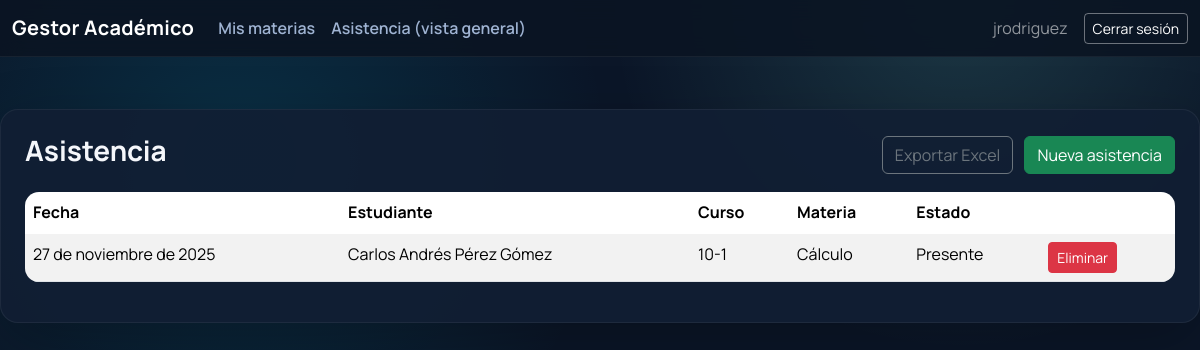
/asistencias/ (signed in), run on the app's committed database.
### academico/models.py (models this page shows, shortened)
class Asistencia(models.Model):
    ESTADO_CHOICES = [
        ("P", "Presente"),
        ("A", "Ausente"),
        ("T", "Tarde"),
        ("J", "Justificado"),
    ]
    estudiante = models.ForeignKey(Estudiante, on_delete=models.CASCADE, related_name="asistencias")
    materia = models.ForeignKey(Materia, on_delete=models.CASCADE, related_name="asistencias")
    fecha = models.DateField()
    estado = models.CharField(max_length=1, choices=ESTADO_CHOICES, default="P")
    class Meta:
        unique_together = ("estudiante", "materia", "fecha")

class Estudiante(models.Model):
    user = models.OneToOneField(User, on_delete=models.CASCADE, related_name="estudiante")
    documento = models.CharField(max_length=20, unique=True)
    fecha_nacimiento = models.DateField(null=True, blank=True)
    telefono = models.CharField(max_length=20, blank=True)
    direccion = models.CharField(max_length=200, blank=True)

class Materia(models.Model):
    nombre = models.CharField(max_length=100)
    codigo = models.CharField(max_length=20, unique=True)
    curso = models.ForeignKey(Curso, on_delete=models.CASCADE, related_name="materias")
    docente = models.ForeignKey(Docente, on_delete=models.SET_NULL, null=True, blank=True, related_name="materias")

class Curso(models.Model):
    nombre = models.CharField(max_length=100)
    codigo = models.CharField(max_length=20, unique=True)
    anio = models.IntegerField()
    activo = models.BooleanField(default=True)

### academico/views.py (the view)
# urls.py: path("asistencias/", views.asistencia_list, name="asistencia_list"),
@rol_requerido("ADMIN", "DOCENTE")
def asistencia_list(request):
    asistencias = Asistencia.objects.select_related("estudiante__user", "materia__curso")
    perfil = request.user.perfil
    if perfil.rol == "DOCENTE":
        docente = get_object_or_404(Docente, user=request.user)
        asistencias = asistencias.filter(materia__docente=docente)
    else:
        asistencias = asistencias.all()
    return render(request, "asistencias/asistencia_list.html", {"asistencias": asistencias})

### academico/context_processors.py (called while the page is built)
def perfil_usuario(request):
    perfil = None
    if request.user.is_authenticated:
        try:
            perfil = request.user.perfil
        except Perfil.DoesNotExist:
            perfil = None
    return {"perfil_usuario": perfil}

### templates/asistencias/asistencia_list.html (shortened to what this page needs)
{% extends "base.html" %}
{% block content %}
<div class="d-flex justify-content-between align-items-center mb-3">
    <h3>Asistencia</h3>
    <div>
        <a href="{% url 'asistencia_excel' %}" class="btn btn-outline-secondary me-2">Exportar Excel</a>
        <a href="{% url 'asistencia_create' %}" class="btn btn-success">Nueva asistencia</a>
    </div>
</div>
<table class="table table-striped">
    <thead>
        <tr>
            <th>Fecha</th>
            <th>Estudiante</th>
            <th>Curso</th>
            <th>Materia</th>
            <th>Estado</th>
            <th></th>
        </tr>
    </thead>
    <tbody>
        {% for a in asistencias %}
        <tr>
            <td>{{ a.fecha }}</td>
            <td>{{ a.estudiante.user.get_full_name }}</td>
            <td>{{ a.materia.curso.nombre }}</td>
            <td>{{ a.materia.nombre }}</td>
            <td>{{ a.get_estado_display }}</td>
            <td>
                <a href="{% url 'asistencia_delete' a.pk %}" class="btn btn-sm btn-danger">Eliminar</a>
            </td>
        </tr>
        {% empty %}
        <tr><td colspan="6">No hay registros de asistencia.</td></tr>
        {% endfor %}
    </tbody>
</table>
{% endblock %}

### templates/base.html (shortened to what this page needs)
<!DOCTYPE html>
<html lang="es">
<head>
    <link href="https://cdn.jsdelivr.net/npm/bootstrap@5.3.3/dist/css/bootstrap.min.css" rel="stylesheet">
</head>
<body>
<nav class="navbar navbar-expand-lg navbar-dark mb-4">
    <div class="container-fluid">
        <a class="navbar-brand" href="{% url 'dashboard' %}">Gestor Académico</a>
        <div class="collapse navbar-collapse" id="navbarNav">
            {% if user.is_authenticated %}
                {% if user.is_superuser %}
                <ul class="navbar-nav me-auto">
                    <li class="nav-item"><a class="nav-link" href="{% url 'estudiante_list' %}">Estudiantes</a></li>
                    <li class="nav-item"><a class="nav-link" href="{% url 'docente_list' %}">Docentes</a></li>
                    <li class="nav-item"><a class="nav-link" href="{% url 'curso_list' %}">Cursos</a></li>
                    <li class="nav-item"><a class="nav-link" href="{% url 'materia_list' %}">Materias</a></li>
                    <li class="nav-item"><a class="nav-link" href="{% url 'calificacion_list' %}">Calificaciones</a></li>
                    <li class="nav-item"><a class="nav-link" href="{% url 'asistencia_list' %}">Asistencia</a></li>
                </ul>
                {% elif perfil_usuario and perfil_usuario.rol == "DOCENTE" %}
                <ul class="navbar-nav me-auto">
                    <li class="nav-item"><a class="nav-link" href="{% url 'docente_mis_materias' %}">Mis materias</a></li>
                    <li class="nav-item"><a class="nav-link" href="{% url 'asistencia_list' %}">Asistencia (vista general)</a></li>
                </ul>
                {% endif %}
                <span class="navbar-text me-3">
                    {{ user.get_username }}
                </span>
                <a href="{% url 'logout' %}" class="btn btn-outline-light btn-sm">Cerrar sesión</a>
            {% else %}
                <a href="{% url 'login' %}" class="btn btn-outline-light btn-sm ms-auto">Ingresar</a>
            {% endif %}
        </div>
    </div>
</nav>
<main class="container-xxl page-shell">
    <div class="page-surface">
        {% block content %}{% endblock %}
    </div>
</main>
</body>
</html>

### templates/base.html (style rules this page uses)
:root { --bg-main: #0b1628; --card: #0f1f35; --card-soft: #132742; --text: #e7edf6; --muted: #9fb3d2; --primary: #00b4d8; --primary-strong: #0091b5; --accent: #80ffea; --shadow: 0 20px 60px rgba(0, 0, 0, 0.25); }
* { font-family: 'Manrope', system-ui, -apple-system, sans-serif; }
body { background: radial-gradient(circle at 20% 20%, rgba(0,180,216,0.16), transparent 32%), radial-gradient(circle at 80% 0%, rgba(128,255,234,0.14), transparent 28%), var(--bg-main); color: var(--text); min-height: 100vh; }
.navbar { background: rgba(10,20,35,0.9); backdrop-filter: blur(10px); border-bottom: 1px solid rgba(255,255,255,0.06); }
.navbar-brand { font-weight: 700; letter-spacing: 0.3px; }
.nav-link { color: var(--muted) !important; font-weight: 600; }
.page-shell { padding: 28px 0 60px; }
.page-surface { background: rgba(17, 31, 52, 0.9); border: 1px solid rgba(255,255,255,0.06); border-radius: 18px; padding: 24px; box-shadow: var(--shadow); }
h1, h2, h3, h4, h5 { color: #f5f7fb; font-weight: 700; }
table.table { background: rgba(15,31,53,0.95); color: var(--text); border-radius: 14px; overflow: hidden; border-collapse: separate; border-spacing: 0; }
table.table thead { background: rgba(255,255,255,0.06); }
table.table thead th { border-bottom: 1px solid rgba(255,255,255,0.08); }
table.table tbody td { border-top: 1px solid rgba(255,255,255,0.05); }
.btn-outline-light { border-color: rgba(255,255,255,0.4); color: #fff; }

### data on the page
Asistencia: fecha "27 de noviembre de 2025", estudiante.user.get_full_name "Carlos Andrés Pérez Gómez", materia.curso.nombre "10-1", materia.nombre "Cálculo", estado "Presente"

### other printed values
{{ user.get_username }} "jrodriguez"
